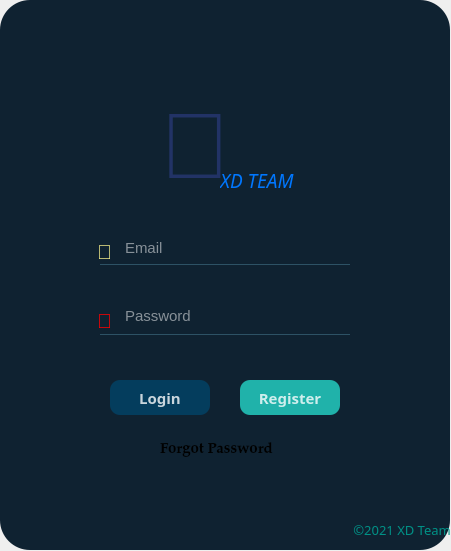
<?xml version="1.0" encoding="UTF-8"?>
<ui version="4.0">
 <class>loginfor</class>
 <widget class="QWidget" name="loginfor">
  <property name="geometry">
   <rect>
    <x>0</x>
    <y>0</y>
    <width>451</width>
    <height>551</height>
   </rect>
  </property>
  <property name="windowTitle">
   <string>Form</string>
  </property>
  <widget class="QWidget" name="widget" native="true">
   <property name="geometry">
    <rect>
     <x>0</x>
     <y>0</y>
     <width>450</width>
     <height>550</height>
    </rect>
   </property>
   <widget class="QTextBrowser" name="loginform">
    <property name="geometry">
     <rect>
      <x>0</x>
      <y>0</y>
      <width>450</width>
      <height>550</height>
     </rect>
    </property>
    <property name="font">
     <font>
      <family>MS Shell Dlg 2</family>
     </font>
    </property>
    <property name="cursor" stdset="0">
     <cursorShape>ArrowCursor</cursorShape>
    </property>
    <property name="styleSheet">
     <string notr="true">background-color:rgba(10,30,45,250);
border-radius:30px;</string>
    </property>
   </widget>
   <widget class="QLineEdit" name="email">
    <property name="geometry">
     <rect>
      <x>100</x>
      <y>230</y>
      <width>250</width>
      <height>35</height>
     </rect>
    </property>
    <property name="baseSize">
     <size>
      <width>0</width>
      <height>0</height>
     </size>
    </property>
    <property name="font">
     <font>
      <family>MS Shell Dlg 2</family>
      <pointsize>11</pointsize>
     </font>
    </property>
    <property name="styleSheet">
     <string notr="true">background-color:rgba(0,0,0,0);
border:1px solid rgba(0,0,0,0);
border-bottom-color:rgba(45,82,101,255);
color:rgb(255,255,255);
padding-bottom:0px;
padding-left:22px;</string>
    </property>
    <property name="placeholderText">
     <string>Email</string>
    </property>
   </widget>
   <widget class="QLineEdit" name="password">
    <property name="geometry">
     <rect>
      <x>100</x>
      <y>300</y>
      <width>250</width>
      <height>35</height>
     </rect>
    </property>
    <property name="font">
     <font>
      <pointsize>11</pointsize>
      <italic>false</italic>
     </font>
    </property>
    <property name="styleSheet">
     <string notr="true">background-color:rgba(0,0,0,0);
border:1px solid rgba(0,0,0,0);
border-bottom-color:rgba(45,82,101,255);
color:rgb(255,255,255);
padding-bottom:4px;
padding-left:22px;</string>
    </property>
    <property name="echoMode">
     <enum>QLineEdit::Password</enum>
    </property>
    <property name="placeholderText">
     <string>Password</string>
    </property>
    <property name="clearButtonEnabled">
     <bool>false</bool>
    </property>
   </widget>
   <widget class="QPushButton" name="login">
    <property name="geometry">
     <rect>
      <x>110</x>
      <y>380</y>
      <width>100</width>
      <height>35</height>
     </rect>
    </property>
    <property name="font">
     <font>
      <family>Andalus</family>
      <pointsize>11</pointsize>
      <weight>75</weight>
      <bold>true</bold>
     </font>
    </property>
    <property name="styleSheet">
     <string notr="true">QPushButton#login{
background-color:rgba(4,100,150,255);
color:rgba(255,255,255,200);
border-radius:10px;
}

QPushButton#login{
background-color:rgba(2,65,100,220);

}

QPushButton#login:pressed{
padding-left:5px;
padding-topt:5px;
background-color:rgba(2,56,200,100);
background-position:calc(100%-10px)center;

}
QPushButton#login:hover{

background-color:rgba(4,100,150,255);

}</string>
    </property>
    <property name="text">
     <string>Login</string>
    </property>
   </widget>
   <widget class="QLabel" name="label">
    <property name="geometry">
     <rect>
      <x>350</x>
      <y>520</y>
      <width>141</width>
      <height>20</height>
     </rect>
    </property>
    <property name="font">
     <font>
      <family>Monotype Corsiva</family>
      <pointsize>10</pointsize>
     </font>
    </property>
    <property name="styleSheet">
     <string notr="true">color:#009186;</string>
    </property>
    <property name="text">
     <string> ©2021 XD Team</string>
    </property>
   </widget>
   <widget class="QLabel" name="label_2">
    <property name="geometry">
     <rect>
      <x>97</x>
      <y>305</y>
      <width>21</width>
      <height>31</height>
     </rect>
    </property>
    <property name="font">
     <font>
      <pointsize>15</pointsize>
     </font>
    </property>
    <property name="styleSheet">
     <string notr="true">color:red;</string>
    </property>
    <property name="text">
     <string></string>
    </property>
   </widget>
   <widget class="QPushButton" name="registerbut">
    <property name="geometry">
     <rect>
      <x>240</x>
      <y>380</y>
      <width>100</width>
      <height>35</height>
     </rect>
    </property>
    <property name="font">
     <font>
      <family>Andalus</family>
      <pointsize>11</pointsize>
      <weight>75</weight>
      <bold>true</bold>
     </font>
    </property>
    <property name="styleSheet">
     <string notr="true">QPushButton#registerbut{
background-color:rgba(4,100,150,255);
color:rgba(255,255,255,200);
border-radius:10px;
}

QPushButton#registerbut{
background-color:#20B2AA;

}

QPushButton#registerbut:pressed{
padding-left:5px;
padding-topt:5px;
background-color:rgba(2,56,20,50);
background-position:calc(100%-10px)center;

}
QPushButton#registerbut:hover{

background-color:rgba(4,100,150,255);

}</string>
    </property>
    <property name="text">
     <string>Register</string>
    </property>
   </widget>
   <widget class="QLabel" name="label_4">
    <property name="geometry">
     <rect>
      <x>160</x>
      <y>100</y>
      <width>110</width>
      <height>91</height>
     </rect>
    </property>
    <property name="font">
     <font>
      <pointsize>70</pointsize>
     </font>
    </property>
    <property name="styleSheet">
     <string notr="true">color:#223366;</string>
    </property>
    <property name="text">
     <string></string>
    </property>
   </widget>
   <widget class="QLabel" name="label_5">
    <property name="geometry">
     <rect>
      <x>220</x>
      <y>170</y>
      <width>91</width>
      <height>21</height>
     </rect>
    </property>
    <property name="font">
     <font>
      <family>Monotype Corsiva</family>
      <pointsize>14</pointsize>
      <weight>50</weight>
      <italic>true</italic>
      <bold>false</bold>
     </font>
    </property>
    <property name="styleSheet">
     <string notr="true">color:#0077FF;</string>
    </property>
    <property name="text">
     <string>XD TEAM</string>
    </property>
   </widget>
   <widget class="QLabel" name="forgetpass">
    <property name="geometry">
     <rect>
      <x>160</x>
      <y>440</y>
      <width>131</width>
      <height>20</height>
     </rect>
    </property>
    <property name="font">
     <font>
      <family>Palatino Linotype</family>
      <pointsize>11</pointsize>
      <weight>75</weight>
      <bold>true</bold>
     </font>
    </property>
    <property name="cursor">
     <cursorShape>PointingHandCursor</cursorShape>
    </property>
    <property name="styleSheet">
     <string notr="true">color:'red';

</string>
    </property>
    <property name="text">
     <string>Forgot Password</string>
    </property>
   </widget>
   <widget class="QLabel" name="label_6">
    <property name="geometry">
     <rect>
      <x>97</x>
      <y>240</y>
      <width>21</width>
      <height>23</height>
     </rect>
    </property>
    <property name="font">
     <font>
      <pointsize>15</pointsize>
      <weight>75</weight>
      <bold>true</bold>
     </font>
    </property>
    <property name="styleSheet">
     <string notr="true">color:#EEE888;</string>
    </property>
    <property name="text">
     <string></string>
    </property>
   </widget>
  </widget>
 </widget>
 <resources/>
 <connections/>
</ui>
